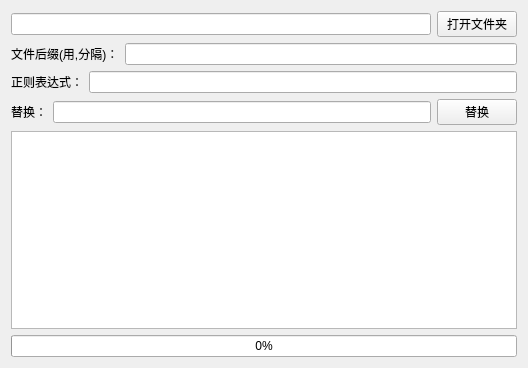
<?xml version="1.0" encoding="UTF-8"?>
<ui version="4.0">
 <class>Regular_file_replacement</class>
 <widget class="QWidget" name="Regular_file_replacement">
  <property name="geometry">
   <rect>
    <x>0</x>
    <y>0</y>
    <width>528</width>
    <height>368</height>
   </rect>
  </property>
  <property name="windowTitle">
   <string>正则文件替换</string>
  </property>
  <layout class="QVBoxLayout" name="verticalLayout">
   <item>
    <layout class="QHBoxLayout" name="horizontalLayout">
     <item>
      <widget class="QLineEdit" name="lineEdit">
       <property name="text">
        <string/>
       </property>
      </widget>
     </item>
     <item>
      <widget class="QPushButton" name="pushButton">
       <property name="text">
        <string>打开文件夹</string>
       </property>
      </widget>
     </item>
    </layout>
   </item>
   <item>
    <layout class="QHBoxLayout" name="horizontalLayout_2">
     <item>
      <widget class="QLabel" name="label">
       <property name="text">
        <string>文件后缀(用,分隔)：</string>
       </property>
      </widget>
     </item>
     <item>
      <widget class="QLineEdit" name="lineEdit_2">
       <property name="text">
        <string/>
       </property>
      </widget>
     </item>
    </layout>
   </item>
   <item>
    <layout class="QHBoxLayout" name="horizontalLayout_3">
     <item>
      <widget class="QLabel" name="label_2">
       <property name="text">
        <string>正则表达式：</string>
       </property>
      </widget>
     </item>
     <item>
      <widget class="QLineEdit" name="lineEdit_3"/>
     </item>
    </layout>
   </item>
   <item>
    <layout class="QHBoxLayout" name="horizontalLayout_4">
     <item>
      <widget class="QLabel" name="label_3">
       <property name="text">
        <string>替换：</string>
       </property>
      </widget>
     </item>
     <item>
      <widget class="QLineEdit" name="lineEdit_4"/>
     </item>
     <item>
      <widget class="QPushButton" name="pushButton_2">
       <property name="text">
        <string>替换</string>
       </property>
      </widget>
     </item>
    </layout>
   </item>
   <item>
    <widget class="QTextEdit" name="textEdit"/>
   </item>
   <item>
    <widget class="QProgressBar" name="progressBar">
     <property name="value">
      <number>0</number>
     </property>
    </widget>
   </item>
  </layout>
 </widget>
 <resources/>
 <connections/>
</ui>
